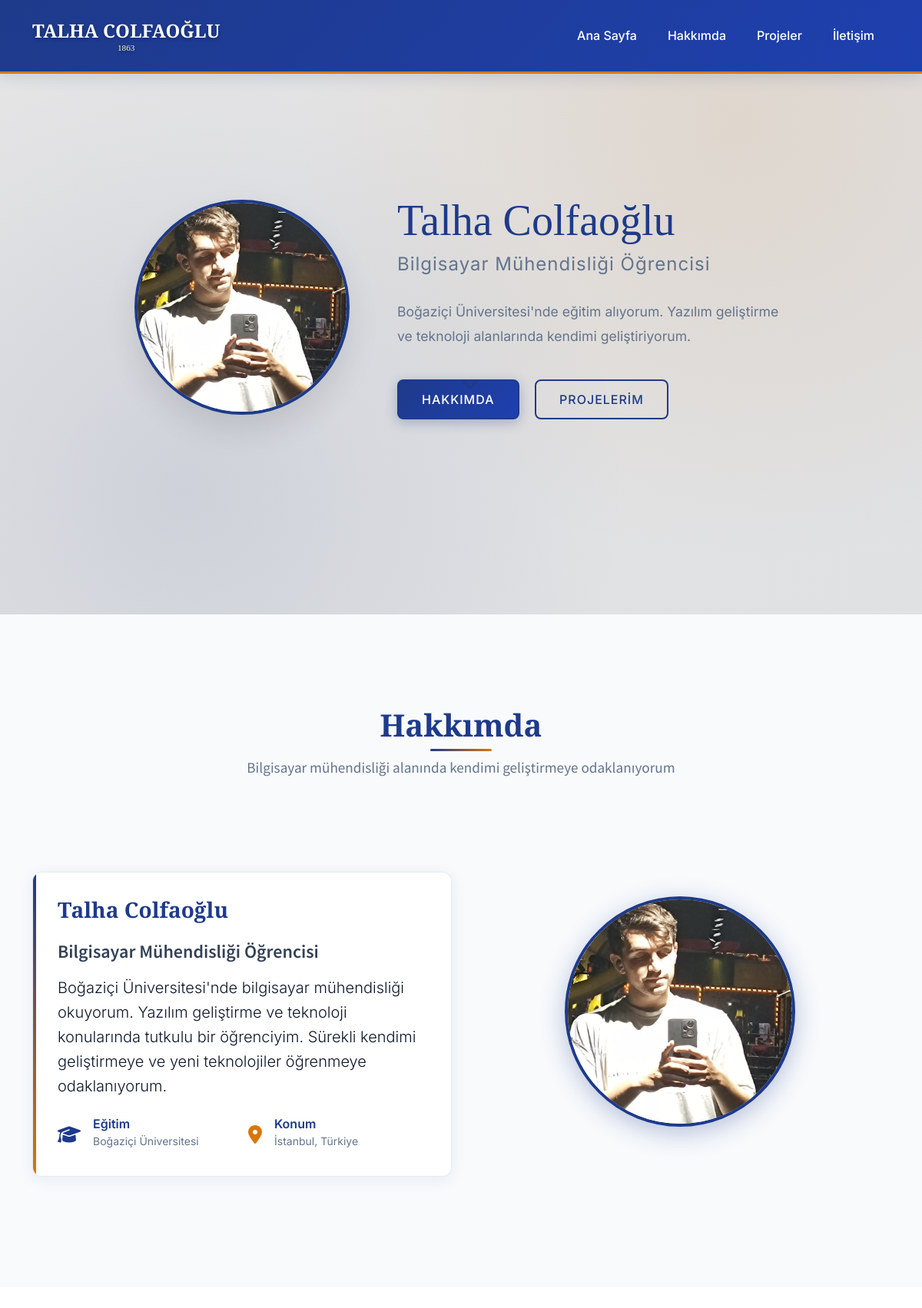
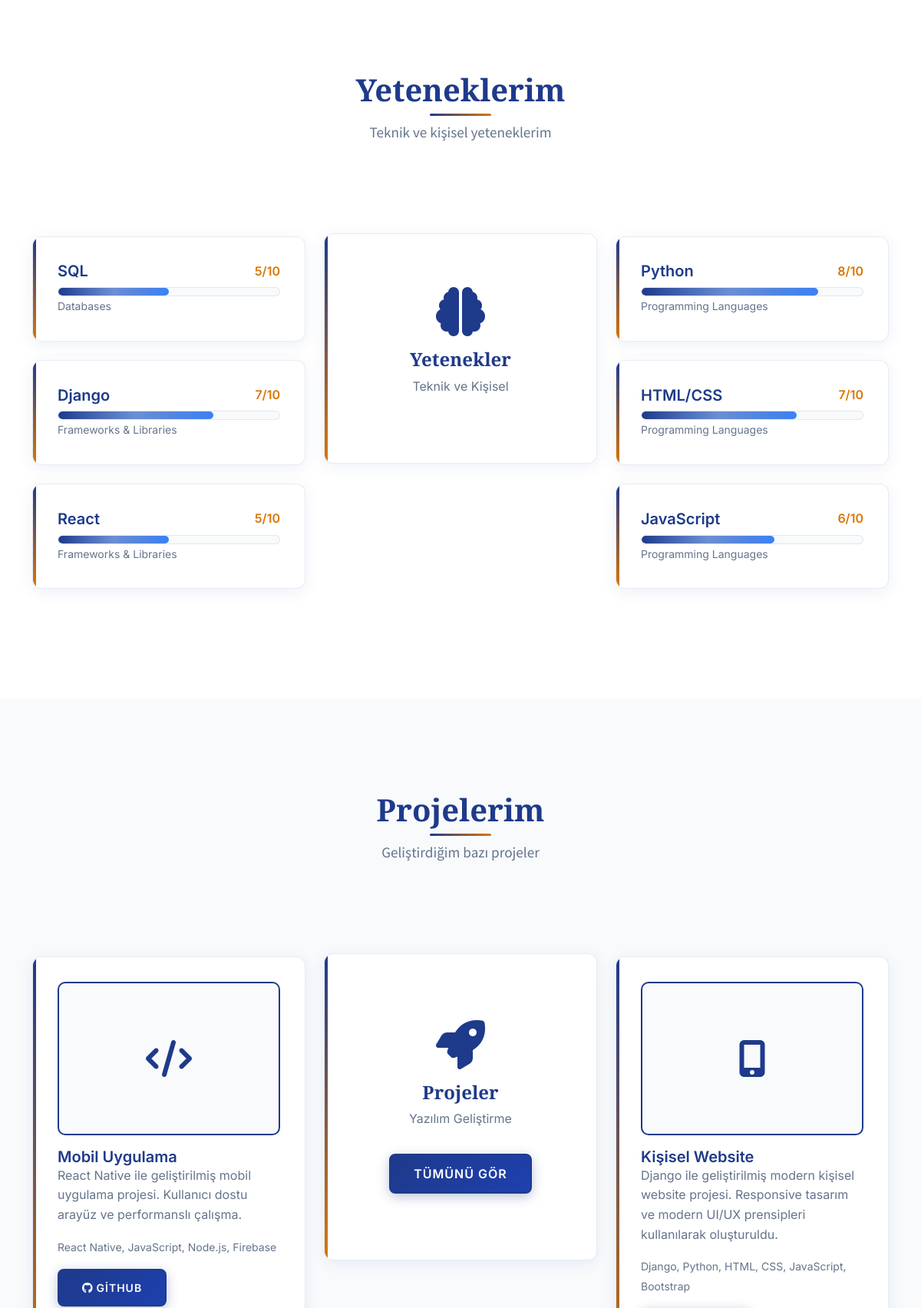
The page / (upper part) on the database its author committed (2 pictures, top to bottom).
### portfolio/models.py (models this page shows, shortened)
class About(models.Model):
    name = models.CharField(max_length=100)
    title = models.CharField(max_length=200)
    description = models.TextField()
    image = models.ImageField(upload_to='about/', blank=True, null=True)
    email = models.EmailField()
    phone = models.CharField(max_length=20, blank=True)
    location = models.CharField(max_length=100, blank=True)
    github = models.URLField(blank=True)
    linkedin = models.URLField(blank=True)
    twitter = models.URLField(blank=True)
    created_at = models.DateTimeField(auto_now_add=True)
    updated_at = models.DateTimeField(auto_now=True)
    class Meta:
        verbose_name_plural = "About"

class Skill(models.Model):
    CATEGORY_CHOICES = [
        ('programming', 'Programming Languages'),
        ('framework', 'Frameworks & Libraries'),
        ('database', 'Databases'),
        ('tool', 'Tools & Technologies'),
        ('soft', 'Soft Skills'),
    ]
    name = models.CharField(max_length=100)
    category = models.CharField(max_length=20, choices=CATEGORY_CHOICES)
    proficiency = models.IntegerField(choices=[(i, i) for i in range(1, 11)], default=5)
    icon = models.CharField(max_length=50, blank=True)
    created_at = models.DateTimeField(auto_now_add=True)
    class Meta:
        ordering = ['category', '-proficiency']

class Project(models.Model):
    title = models.CharField(max_length=200)
    description = models.TextField()
    image = models.ImageField(upload_to='projects/', blank=True, null=True)
    technologies = models.CharField(max_length=500)
    github_url = models.URLField(blank=True)
    live_url = models.URLField(blank=True)
    featured = models.BooleanField(default=False)
    created_at = models.DateTimeField(auto_now_add=True)
    class Meta:
        ordering = ['-created_at']

### portfolio/views.py (the view)
# urls.py: 2. Add a URL to urlpatterns:  path('', views.home, name='home')
def home(request):
    about = About.objects.first()
    education = Education.objects.all()[:3]
    experience = Experience.objects.all()[:3]
    skills = Skill.objects.all()
    projects = Project.objects.filter(featured=True)[:6]
    context = {
        'about': about,
        'education': education,
        'experience': experience,
        'skills': skills,
        'projects': projects,
    }
    return render(request, 'portfolio/home.html', context)

### templates/portfolio/home.html (shortened to what this page needs)
{% extends 'base.html' %}
{% load static %}
{% block content %}
<section class="hero-section" style="min-height: 100vh; display: flex; align-items: center; background: linear-gradient(135deg, var(--bouni-white) 0%, var(--bouni-light-gray) 100%); position: relative;">
    <div class="container">
        <div class="row align-items-center justify-content-center">
            <div class="col-lg-4 col-md-6 text-center mb-5 mb-lg-0" data-aos="fade-right">
                <div class="profile-image-wrapper">
                    <img src="{% static 'images/talha-profile.jpeg' %}"
                         alt="Talha Colfaoğlu"
                         class="profile-hero-image"
                         style="width: 280px; height: 280px; border-radius: 50%; object-fit: cover; border: 4px solid var(--bouni-blue); box-shadow: 0 20px 40px rgba(0,0,0,0.1); transition: transform 0.3s ease;">
                </div>
            </div>
            <div class="col-lg-6 col-md-6" data-aos="fade-left">
                <div class="hero-content-simple">
                    <h1 class="hero-name" style="font-size: 3.5rem; font-weight: 300; color: var(--bouni-blue); margin-bottom: 0.5rem; font-family: 'Playfair Display', serif;">
                        Talha Colfaoğlu
                    </h1>
                    <h2 class="hero-title" style="font-size: 1.5rem; font-weight: 400; color: var(--bouni-gray); margin-bottom: 2rem; letter-spacing: 1px;">
                        Bilgisayar Mühendisliği Öğrencisi
                    </h2>
                    <p class="hero-description" style="font-size: 1.1rem; line-height: 1.8; color: var(--bouni-gray); margin-bottom: 2.5rem; max-width: 500px;">
                        Boğaziçi Üniversitesi'nde eğitim alıyorum. Yazılım geliştirme ve teknoloji alanlarında kendimi geliştiriyorum.
                    </p>
                    <div class="hero-buttons">
                        <a href="{% url 'portfolio:about' %}" class="btn btn-bouni me-3" style="padding: 12px 30px; font-weight: 500;">
                            Hakkımda
                        </a>
                        <a href="{% url 'portfolio:projects' %}" class="btn btn-bouni-outline" style="padding: 12px 30px; font-weight: 500;">
                            Projelerim
                        </a>
                    </div>
                </div>
            </div>
        </div>
        <div class="text-center" style="position: absolute; bottom: 30px; left: 50%; transform: translateX(-50%);" data-aos="fade-up" data-aos-delay="500">
            <a href="#about" style="color: var(--bouni-blue); text-decoration: none; animation: bounce 2s infinite;">
                <i class="fas fa-chevron-down" style="font-size: 1.5rem;"></i>
            </a>
        </div>
    </div>
</section>
<section class="section" id="about" style="background: var(--bouni-light-gray); padding: 120px 0;">
    <div class="container">
        <div class="row">
            <div class="col-lg-12 text-center mb-5">
                <h2 class="section-title" data-aos="fade-up">Hakkımda</h2>
                <p class="section-subtitle" data-aos="fade-up" data-aos-delay="100">
                    Bilgisayar mühendisliği alanında kendimi geliştirmeye odaklanıyorum
                </p>
            </div>
        </div>
        {% if about %}
        <div class="row align-items-center">
            <div class="col-lg-6" data-aos="fade-right">
                <div class="academic-card">
                    <h3 class="academic-title mb-4">{{ about.name }}</h3>
                    <h4 class="academic-subtitle mb-3">{{ about.title }}</h4>
                    <p class="lead mb-4">{{ about.description }}</p>
                    <div class="row g-3">
                        <div class="col-sm-6">
                            <div class="d-flex align-items-center">
                                <i class="fas fa-graduation-cap me-3" style="color: var(--bouni-blue); font-size: 1.5rem;"></i>
                                <div>
                                    <h6 class="mb-0" style="color: var(--bouni-blue); font-weight: 600;">Eğitim</h6>
                                    <small style="color: var(--bouni-gray);">Boğaziçi Üniversitesi</small>
                                </div>
                            </div>
                        </div>
                        <div class="col-sm-6">
                            <div class="d-flex align-items-center">
                                <i class="fas fa-map-marker-alt me-3" style="color: var(--bouni-gold); font-size: 1.5rem;"></i>
                                <div>
                                    <h6 class="mb-0" style="color: var(--bouni-blue); font-weight: 600;">Konum</h6>
                                    <small style="color: var(--bouni-gray);">{{ about.location|default:"İstanbul, Türkiye" }}</small>
                                </div>
                            </div>
                        </div>
                    </div>
                </div>
            </div>
            <div class="col-lg-6" data-aos="fade-left">
                {% if about.image %}
                <img src="{{ about.image.url }}" alt="{{ about.name }}" class="img-fluid rounded-3 shadow" style="border: 3px solid var(--bouni-blue);">
                {% else %}
                <div class="text-center">
                    <div class="profile-image-container">
                        <img src="{% static 'images/talha-profile.jpeg' %}" alt="Talha Colfaoğlu" class="profile-image" onerror="this.style.display='none'; this.nextElementSibling.style.display='block';">
                    </div>
                </div>
                {% endif %}
            </div>
        </div>
        {% endif %}
    </div>
</section>
<section class="section" id="skills" style="background: var(--bouni-white); padding: 120px 0;">
    <div class="container">
        <div class="row">
            <div class="col-lg-12 text-center mb-5">
                <h2 class="section-title" data-aos="fade-up">Yeteneklerim</h2>
                <p class="section-subtitle" data-aos="fade-up" data-aos-delay="100">
                    Teknik ve kişisel yeteneklerim
                </p>
            </div>
        </div>
        {% if skills %}
        <div class="row">
            <div class="col-lg-4">
                {% for skill in skills|slice:":3" %}
                <div class="academic-card mb-4" data-aos="fade-up" data-aos-delay="{{ forloop.counter0|add:1|add:forloop.counter0 }}">
                    <div class="d-flex justify-content-between align-items-center mb-2">
                        <h5 class="mb-0" style="color: var(--bouni-blue); font-weight: 600;">{{ skill.name }}</h5>
                        <span style="color: var(--bouni-gold); font-weight: 600;">{{ skill.proficiency }}/10</span>
                    </div>
                    <div class="academic-progress">
                        <div class="academic-progress-bar" data-width="{{ skill.proficiency }}0"></div>
                    </div>
                    <small style="color: var(--bouni-gray);">{{ skill.get_category_display }}</small>
                </div>
                {% endfor %}
            </div>
            <div class="col-lg-4">
                <div class="text-center">
                    <div class="academic-card" style="height: 300px; display: flex; align-items: center; justify-content: center; margin: 20px 0;">
                        <div>
                            <i class="fas fa-brain" style="font-size: 4rem; color: var(--bouni-blue); margin-bottom: 1rem;"></i>
                            <h4 style="color: var(--bouni-blue); font-family: 'Playfair Display', serif; font-weight: 700;">Yetenekler</h4>
                            <p style="color: var(--bouni-gray);">Teknik ve Kişisel</p>
                        </div>
                    </div>
                </div>
            </div>
            <div class="col-lg-4">
                {% for skill in skills|slice:"3:6" %}
                <div class="academic-card mb-4" data-aos="fade-up" data-aos-delay="{{ forloop.counter0|add:4|add:forloop.counter0 }}">
                    <div class="d-flex justify-content-between align-items-center mb-2">
                        <h5 class="mb-0" style="color: var(--bouni-blue); font-weight: 600;">{{ skill.name }}</h5>
                        <span style="color: var(--bouni-gold); font-weight: 600;">{{ skill.proficiency }}/10</span>
                    </div>
                    <div class="academic-progress">
                        <div class="academic-progress-bar" data-width="{{ skill.proficiency }}0"></div>
                    </div>
                    <small style="color: var(--bouni-gray);">{{ skill.get_category_display }}</small>
                </div>
                {% endfor %}
            </div>
        </div>
        {% endif %}
    </div>
</section>
<section class="section" id="projects" style="background: var(--bouni-light-gray); padding: 120px 0;">
    <div class="container">
        <div class="row">
            <div class="col-lg-12 text-center mb-5">
                <h2 class="section-title" data-aos="fade-up">Projelerim</h2>
                <p class="section-subtitle" data-aos="fade-up" data-aos-delay="100">
                    Geliştirdiğim bazı projeler
                </p>
            </div>
        </div>
        {% if projects %}
        <div class="row">
            <div class="col-lg-4">
                {% if projects.0 %}
                <div class="academic-card h-100" data-aos="fade-up">
                    {% if projects.0.image %}
                    <img src="{{ projects.0.image.url }}" class="img-fluid rounded mb-3" alt="{{ projects.0.title }}" style="border: 2px solid var(--bouni-blue);">
                    {% else %}
                    <div class="d-flex align-items-center justify-content-center mb-3" style="height: 200px; background: var(--bouni-light-gray); border: 2px solid var(--bouni-blue); border-radius: 10px;">
                        <i class="fas fa-code" style="font-size: 3rem; color: var(--bouni-blue);"></i>
                    </div>
                    {% endif %}
                    <div class="card-body">
                        <h5 class="card-title" style="color: var(--bouni-blue); font-weight: 600;">{{ projects.0.title }}</h5>
                        <p class="card-text" style="color: var(--bouni-gray);">{{ projects.0.description|truncatewords:20 }}</p>
                        <div class="mb-3">
                            <small style="color: var(--bouni-gray);">{{ projects.0.technologies }}</small>
                        </div>
                        <div class="d-flex gap-2">
                            {% if projects.0.github_url %}
                            <a href="{{ projects.0.github_url }}" class="btn btn-bouni btn-sm" target="_blank">
                                <i class="fab fa-github me-1"></i>GitHub
                            </a>
                            {% endif %}
                        </div>
                    </div>
                </div>
                {% endif %}
            </div>
            <div class="col-lg-4">
                <div class="text-center">
                    <div class="academic-card" style="height: 400px; display: flex; align-items: center; justify-content: center; margin: 20px 0;">
                        <div>
                            <i class="fas fa-rocket" style="font-size: 4rem; color: var(--bouni-blue); margin-bottom: 1rem;"></i>
                            <h4 style="color: var(--bouni-blue); font-family: 'Playfair Display', serif; font-weight: 700;">Projeler</h4>
                            <p style="color: var(--bouni-gray);">Yazılım Geliştirme</p>
                            <a href="{% url 'portfolio:projects' %}" class="btn btn-bouni mt-3">
                                Tümünü Gör
                            </a>
                        </div>
                    </div>
                </div>
            </div>
            <div class="col-lg-4">
                {% if projects.1 %}
                <div class="academic-card h-100" data-aos="fade-up" data-aos-delay="100">
                    {% if projects.1.image %}
                    <img src="{{ projects.1.image.url }}" class="img-fluid rounded mb-3" alt="{{ projects.1.title }}" style="border: 2px solid var(--bouni-blue);">
                    {% else %}
                    <div class="d-flex align-items-center justify-content-center mb-3" style="height: 200px; background: var(--bouni-light-gray); border: 2px solid var(--bouni-blue); border-radius: 10px;">
                        <i class="fas fa-mobile-alt" style="font-size: 3rem; color: var(--bouni-blue);"></i>
                    </div>
                    {% endif %}
                    <div class="card-body">
                        <h5 class="card-title" style="color: var(--bouni-blue); font-weight: 600;">{{ projects.1.title }}</h5>
                        <p class="card-text" style="color: var(--bouni-gray);">{{ projects.1.description|truncatewords:20 }}</p>
                        <div class="mb-3">
                            <small style="color: var(--bouni-gray);">{{ projects.1.technologies }}</small>
                        </div>
                    </div>
                </div>
                {% endif %}
            </div>
        </div>
        {% endif %}
    </div>
</section>
{% endblock %}

### templates/portfolio/home.html (style rules this page uses)
.academic-progress-bar { width: 0%; transition: width 1s ease-in-out; }

### rows shown on the page
About: name "Talha Colfaoğlu", title "Bilgisayar Mühendisliği Öğrencisi", description "Boğaziçi Üniversitesi'nde bilgisayar mühendisliği okuyorum. Yazılım geliştirme ve teknoloji konularında tutkulu bir öğrenciyim. Sürekli kendimi geliştirmeye ve yeni teknolojiler öğrenmeye odaklanıyorum.", location "İstanbul, Türkiye"
Skill: name "SQL", proficiency "5", category "Databases"
Skill: name "Django", proficiency "7", category "Frameworks & Libraries"
Skill: name "React", proficiency "5", category "Frameworks & Libraries"
Skill: name "Python", proficiency "8", category "Programming Languages"
Skill: name "HTML/CSS", proficiency "7", category "Programming Languages"
Skill: name "JavaScript", proficiency "6", category "Programming Languages"
Project: title "Mobil Uygulama", description "React Native ile geliştirilmiş mobil uygulama projesi. Kullanıcı dostu arayüz ve performanslı çalışma.", technologies "React Native, JavaScript, Node.js, Firebase"
Project: title "Kişisel Website", description "Django ile geliştirilmiş modern kişisel website projesi. Responsive tasarım ve modern UI/UX prensipleri kullanılarak oluşturuldu.", technologies "Django, Python, HTML, CSS, JavaScript, Bootstrap"
